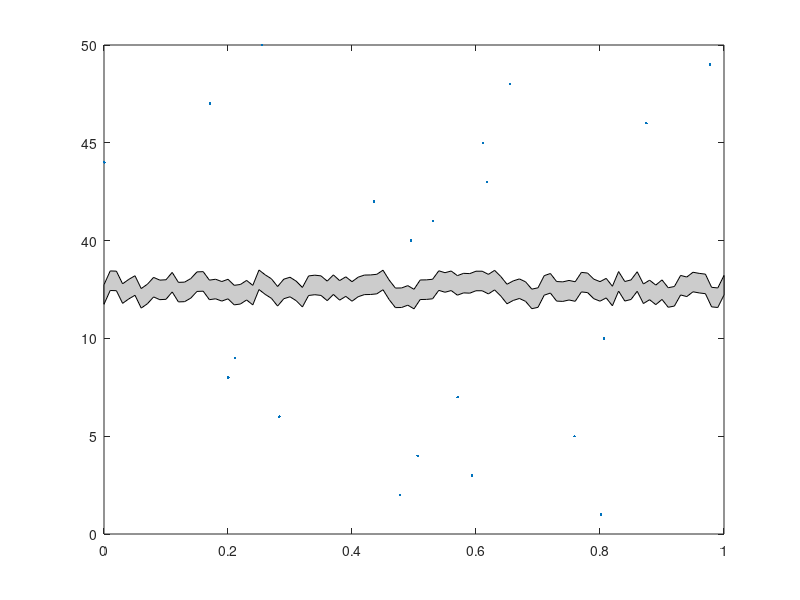

Reproduce this figure in MATLAB.
function h=BreakPlot(x,y,y_break_start,y_break_end,break_type)
% BreakPlot(x,y,y_break_start,y_break_end,break_type)
% Produces a plot who's y-axis skips to avoid unecessary blank space
% 
% INPUT
% x
% y
% y_break_start
% y_break_end
% break_type
%    if break_type='RPatch' the plot will look torn
%       in the broken space
%    if break_type='Patch' the plot will have a more
%       regular, zig-zag tear
%    if break_plot='Line' the plot will merely have
%       some hash marks on the y-axis to denote the
%       break
%
% USAGE:
% figure;
% BreakPlot(rand(1,21),[1:10,40:50],10,40,'Line');
% figure;
% BreakPlot(rand(1,21),[1:10,40:50],10,40,'Patch');
% figure;
% BreakPlot(rand(1,21),[1:10,40:50],10,40,'RPatch');
% figure;
% x=rand(1,21);y=[1:10,40:50];
% subplot(2,1,1);plot(x(y>=40),y(y>=40),'.');
% set(gca,'XTickLabel',[]);
% subplot(2,1,2);plot(x(y<=20),y(y<=20),'.');
%
% IT'S NOT FANCY, BUT IT WORKS.

% Michael Robbins
% robbins@bloomberg.net
% michael.robbins@bloomberg.net

% data
if nargin<5 break_type='RPatch'; end;
if nargin<4 y_break_end=40; end;
if nargin<3 y_break_start=10; end;
if nargin<2 y=[1:10,40:50]; end;
if nargin<1 x=rand(1,21); end;


y_break_mid=(y_break_end-y_break_start)./2+y_break_start;

% erase useless data
x(y>y_break_start & y <y_break_end)=[];
y(y>y_break_start & y <y_break_end)=[];

% leave room for the y_break_end
[junk,i]=min(y>=y_break_end);
if i>y_break_end
    x=[x(1:i-1) NaN x(i:end)];
    y=[y(1:i-1) y_break_mid y(i:end)];
end;

% remap
y2=y;
y2(y2>=y_break_end)=y2(y2>=y_break_end)-y_break_mid;

% plot
h=plot(x,y2,'.');

% make break
xlim=get(gca,'xlim');
ytick=get(gca,'YTick');
[junk,i]=min(ytick<=y_break_start);
y=(ytick(i)-ytick(i-1))./2+ytick(i-1);
dy=(ytick(2)-ytick(1))./10;
xtick=get(gca,'XTick');
x=xtick(1);
dx=(xtick(2)-xtick(1))./2;

switch break_type
    case 'Patch',
		% this can be vectorized
        dx=(xlim(2)-xlim(1))./10;
        yy=repmat([y-2.*dy y-dy],1,6);
        xx=xlim(1)+dx.*[0:11];
		patch([xx(:);flipud(xx(:))], ...
            [yy(:);flipud(yy(:)-2.*dy)], ...
            [.8 .8 .8])
    case 'RPatch',
		% this can be vectorized
        dx=(xlim(2)-xlim(1))./100;
        yy=y+rand(101,1).*2.*dy;
        xx=xlim(1)+dx.*(0:100);
		patch([xx(:);flipud(xx(:))], ...
            [yy(:);flipud(yy(:)-2.*dy)], ...
            [.8 .8 .8])
    case 'Line',
		line([x-dx x   ],[y-2.*dy y-dy   ]);
		line([x    x+dx],[y+dy    y+2.*dy]);
		line([x-dx x   ],[y-3.*dy y-2.*dy]);
		line([x    x+dx],[y+2.*dy y+3.*dy]);
end;
set(gca,'xlim',xlim);

% map back
ytick(ytick>y_break_start)=ytick(ytick>y_break_start)+y_break_mid;
for i=1:length(ytick)
   yticklabel{i}=sprintf('%d',ytick(i));
end;
set(gca,'yticklabel',yticklabel);
end